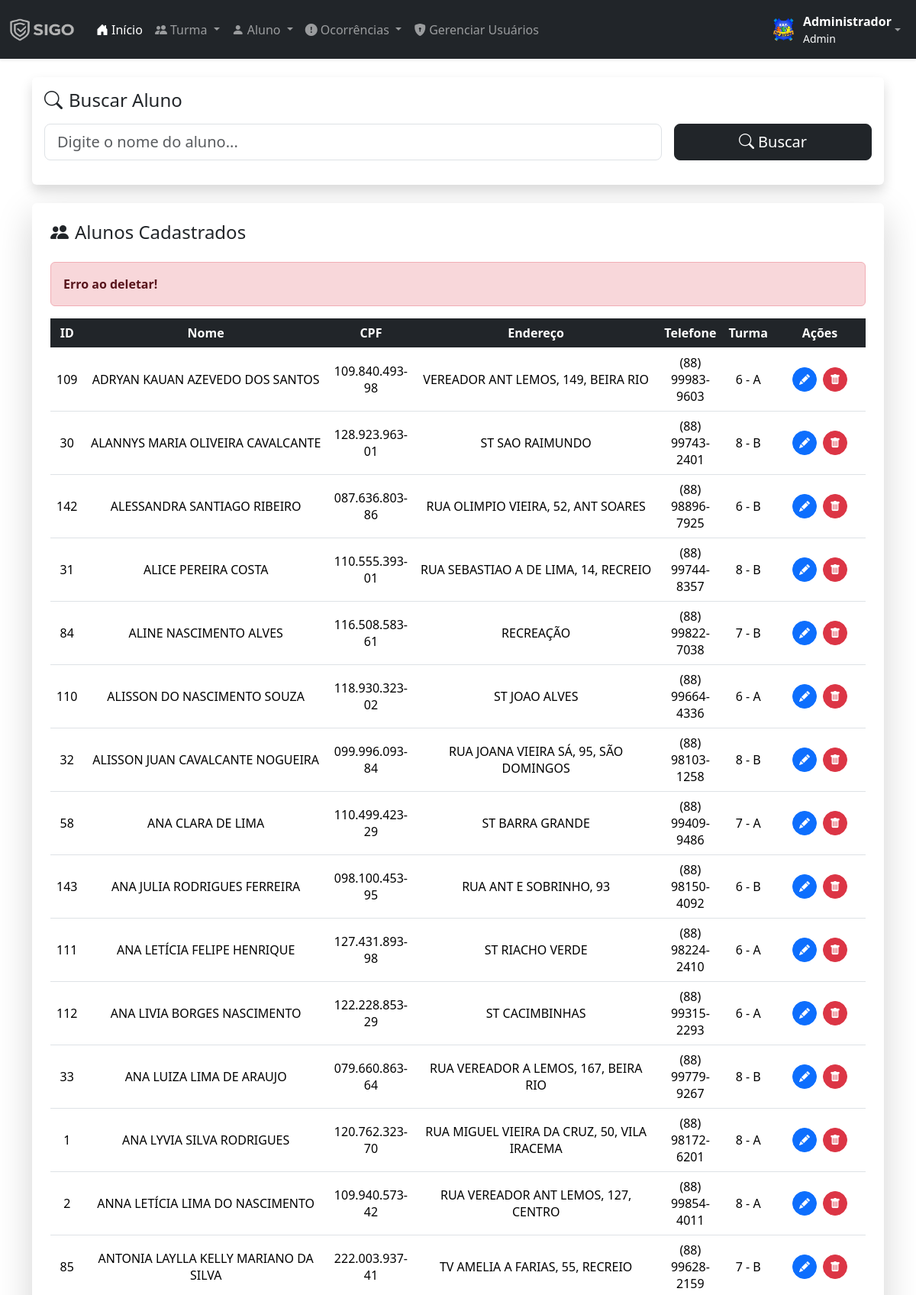
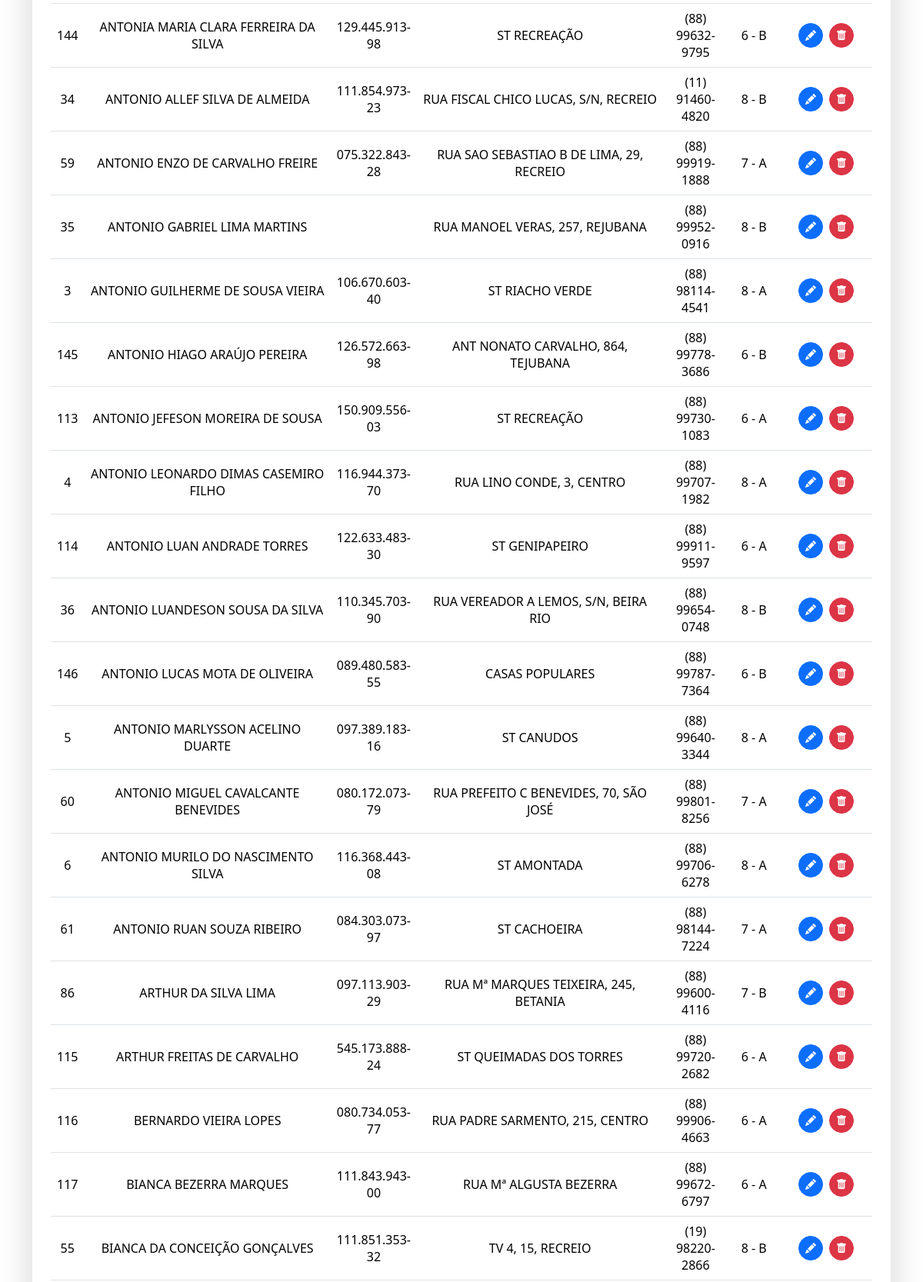
The app's page /listar-alunos.php?msg=erro (signed in, upper part) with its own data (2 pictures, top to bottom).
### tables this page shows
CREATE TABLE `alunos` (
  `id` int(11) NOT NULL,
  `nome` varchar(255) NOT NULL,
  `rg` varchar(30) NOT NULL,
  `cpf` varchar(20) NOT NULL,
  `endereco` varchar(255) NOT NULL,
  `tel` varchar(80) NOT NULL,
  `escolaridade` varchar(50) NOT NULL,
  `turma` int(11) NOT NULL
);

CREATE TABLE `turma` (
  `id` int(11) NOT NULL,
  `ano` int(11) NOT NULL,
  `turma` varchar(10) NOT NULL
);

### listar-alunos.php (the view, shortened to what this page needs)
<?php
require('includes/conexao.php');
$pagina = 'listar';
$turmaInfo = '';
$nomeBusca = '';
if(isset($_GET['id']) && isset($_GET['ano']) && isset($_GET['turma'])) {
    $pagina = 'turma';
    $idTurma = $_GET['id'];
    $anoTurma = $_GET['ano'];
    $turmaTurma = $_GET['turma'];
    $sql = "SELECT * FROM alunos WHERE turma = $idTurma ORDER BY nome ASC";
    $turmaInfo = "Turma: $anoTurma - $turmaTurma";
} elseif(isset($_GET['nomeBusca'])) {
    $pagina = 'nome';
    $nomeBusca = strtoupper($_GET['nomeBusca']);
    $sql = "SELECT * FROM alunos WHERE nome LIKE '$nomeBusca%' ORDER BY nome ASC";
} else {
    $sql = "SELECT * FROM alunos ORDER BY nome ASC";
}
include('layout/head.php');
include('layout/menu.php');
?>
<div class="container mt-4">
    <?php if($pagina == 'listar' || $pagina == 'nome'): ?>
    <div class="card shadow border-0 mb-4">
        <div class="card-body">
            <h4 class="mb-3"><i class="bi bi-search me-2"></i>Buscar Aluno</h4>
            <form action="aluno-nome.php" method="GET" class="row g-3">
                <div class="col-md-9">
                    <input type="text" name="nomeBusca" id="nomeBusca"
                           class="form-control form-control-lg"
                           placeholder="Digite o nome do aluno..." value="<?= htmlspecialchars($nomeBusca) ?>" />
                </div>
                <div class="col-md-3">
                    <button class="btn btn-dark btn-lg w-100"><i class="bi bi-search"></i> Buscar</button>
                </div>
            </form>
        </div>
    </div>
    <?php endif; ?>
    <div class="card shadow-lg border-0">
        <div class="card-body p-4">
            <?php if($turmaInfo): ?>
                <h4 class="mb-4"><i class="bi bi-people-fill me-2"></i><?= $turmaInfo ?></h4>
            <?php else: ?>
                <h4 class="mb-4"><i class="bi bi-people-fill me-2"></i>Alunos Cadastrados</h4>
            <?php endif; ?>
            <?php if(isset($_GET['msg'])): ?>
                <div class="alert alert-<?= $_GET['msg']=='sucesso' ? 'success' : 'danger' ?>">
                    <strong><?= $_GET['msg']=='sucesso' ? 'Deletado com sucesso!' : 'Erro ao deletar!' ?></strong>
                </div>
            <?php endif; ?>
            <div class="table-responsive">
                <table class="table table-hover align-middle text-center">
                    <thead class="table-dark">
                        <tr>
                            <th>ID</th>
                            <th style="width: 30%;">Nome</th>
                            <th>CPF</th>
                            <th style="width: 30%;">Endereço</th>
                            <th>Telefone</th>
                            <th>Turma</th>
                            <th style="width: 130px;">Ações</th>
                        </tr>
                    </thead>
                    <tbody>
                        <?php
                        $result = mysqli_query($conn, $sql);
                        while($al = mysqli_fetch_assoc($result)):
                            $turma_id = $al['turma'];
                            $turma_sql = mysqli_query($conn, "SELECT ano, turma FROM turma WHERE id = $turma_id");
                            $turma = mysqli_fetch_assoc($turma_sql);
                            $turma_final = $turma ? $turma['ano'] . " - " . $turma['turma'] : "<span class='text-danger fw-bold'>Não cadastrado</span>";
                        ?>
                        <tr>
                            <td><?= $al['id'] ?></td>
                            <td><?= $al['nome'] ?></td>
                            <td><?= $al['cpf'] ?></td>
                            <td><?= $al['endereco'] ?></td>
                            <td><?= $al['tel'] ?></td>
                            <td><?= $turma_final ?></td>
                            <td>
                                <div class="d-flex justify-content-center gap-2">
                                    <a href="editar-aluno.php?id=<?= $al['id'] ?>" class="btn btn-primary btn-sm rounded-circle p-2" title="Editar">
                                        <i class="bi bi-pencil-fill"></i>
                                    </a>
                                    <a href="acoes/deletar-aluno.php?id=<?= $al['id'] ?>"
                                       onclick="return confirm('Deseja realmente excluir este aluno?');"
                                       class="btn btn-danger btn-sm rounded-circle p-2" title="Deletar">
                                        <i class="bi bi-trash-fill"></i>
                                    </a>
                                </div>
                            </td>
                        </tr>
                        <?php endwhile; ?>
                    </tbody>
                </table>
            </div>
        </div>
    </div>
</div>

### records on screen
alunos: id "109", nome "ADRYAN KAUAN AZEVEDO DOS SANTOS", cpf "109.840.493-98", endereco "VEREADOR ANT LEMOS, 149, BEIRA RIO", tel "(88) 99983-9603", turma.ano "6", turma.turma "A"
alunos: id "30", nome "ALANNYS MARIA OLIVEIRA CAVALCANTE", cpf "128.923.963-01", endereco "ST SAO RAIMUNDO", tel "(88) 99743-2401", turma.ano "8", turma.turma "B"
alunos: id "142", nome "ALESSANDRA SANTIAGO RIBEIRO", cpf "087.636.803-86", endereco "RUA OLIMPIO VIEIRA, 52, ANT SOARES", tel "(88) 98896-7925", turma.ano "6", turma.turma "B"
alunos: id "31", nome "ALICE PEREIRA COSTA", cpf "110.555.393-01", endereco "RUA SEBASTIAO A DE LIMA, 14, RECREIO", tel "(88) 99744-8357", turma.ano "8", turma.turma "B"
alunos: id "84", nome "ALINE NASCIMENTO ALVES", cpf "116.508.583-61", endereco "RECREAÇÃO", tel "(88) 99822-7038", turma.ano "7", turma.turma "B"
alunos: id "110", nome "ALISSON DO NASCIMENTO SOUZA", cpf "118.930.323-02", endereco "ST JOAO ALVES", tel "(88) 99664-4336", turma.ano "6", turma.turma "A"
alunos: id "32", nome "ALISSON JUAN CAVALCANTE NOGUEIRA", cpf "099.996.093-84", endereco "RUA JOANA VIEIRA SÁ, 95, SÃO DOMINGOS", tel "(88) 98103-1258", turma.ano "8", turma.turma "B"
alunos: id "58", nome "ANA CLARA DE LIMA", cpf "110.499.423-29", endereco "ST BARRA GRANDE", tel "(88) 99409-9486", turma.ano "7", turma.turma "A"
alunos: id "143", nome "ANA JULIA RODRIGUES FERREIRA", cpf "098.100.453-95", endereco "RUA ANT E SOBRINHO, 93", tel "(88) 98150-4092", turma.ano "6", turma.turma "B"
alunos: id "111", nome "ANA LETÍCIA FELIPE HENRIQUE", cpf "127.431.893-98", endereco "ST RIACHO VERDE", tel "(88) 98224-2410", turma.ano "6", turma.turma "A"
alunos: id "112", nome "ANA LIVIA BORGES NASCIMENTO", cpf "122.228.853-29", endereco "ST CACIMBINHAS", tel "(88) 99315-2293", turma.ano "6", turma.turma "A"
alunos: id "33", nome "ANA LUIZA LIMA DE ARAUJO", cpf "079.660.863-64", endereco "RUA VEREADOR A LEMOS, 167, BEIRA RIO", tel "(88) 99779-9267", turma.ano "8", turma.turma "B"
alunos: id "1", nome "ANA LYVIA SILVA RODRIGUES", cpf "120.762.323-70", endereco "RUA MIGUEL VIEIRA DA CRUZ, 50, VILA IRACEMA", tel "(88) 98172-6201", turma.ano "8", turma.turma "A"
alunos: id "2", nome "ANNA LETÍCIA LIMA DO NASCIMENTO", cpf "109.940.573-42", endereco "RUA VEREADOR ANT LEMOS, 127, CENTRO", tel "(88) 99854-4011", turma.ano "8", turma.turma "A"
alunos: id "85", nome "ANTONIA LAYLLA KELLY MARIANO DA SILVA", cpf "222.003.937-41", endereco "TV AMELIA A FARIAS, 55, RECREIO", tel "(88) 99628-2159", turma.ano "7", turma.turma "B"
alunos: id "144", nome "ANTONIA MARIA CLARA FERREIRA DA SILVA", cpf "129.445.913-98", endereco "ST RECREAÇÃO", tel "(88) 99632-9795", turma.ano "6", turma.turma "B"
alunos: id "34", nome "ANTONIO ALLEF SILVA DE ALMEIDA", cpf "111.854.973-23", endereco "RUA FISCAL CHICO LUCAS, S/N, RECREIO", tel "(11) 91460-4820", turma.ano "8", turma.turma "B"
alunos: id "59", nome "ANTONIO ENZO DE CARVALHO FREIRE", cpf "075.322.843-28", endereco "RUA SAO SEBASTIAO B DE LIMA, 29, RECREIO", tel "(88) 99919-1888", turma.ano "7", turma.turma "A"
alunos: id "35", nome "ANTONIO GABRIEL LIMA MARTINS", endereco "RUA MANOEL VERAS, 257, REJUBANA", tel "(88) 99952-0916", turma.ano "8", turma.turma "B"
alunos: id "3", nome "ANTONIO GUILHERME DE SOUSA VIEIRA", cpf "106.670.603-40", endereco "ST RIACHO VERDE", tel "(88) 98114-4541", turma.ano "8", turma.turma "A"
alunos: id "145", nome "ANTONIO HIAGO ARAÚJO PEREIRA", cpf "126.572.663-98", endereco "ANT NONATO CARVALHO, 864, TEJUBANA", tel "(88) 99778-3686", turma.ano "6", turma.turma "B"
alunos: id "113", nome "ANTONIO JEFESON MOREIRA DE SOUSA", cpf "150.909.556-03", endereco "ST RECREAÇÃO", tel "(88) 99730-1083", turma.ano "6", turma.turma "A"
alunos: id "4", nome "ANTONIO LEONARDO DIMAS CASEMIRO FILHO", cpf "116.944.373-70", endereco "RUA LINO CONDE, 3, CENTRO", tel "(88) 99707-1982", turma.ano "8", turma.turma "A"
alunos: id "114", nome "ANTONIO LUAN ANDRADE TORRES", cpf "122.633.483-30", endereco "ST GENIPAPEIRO", tel "(88) 99911-9597", turma.ano "6", turma.turma "A"
alunos: id "36", nome "ANTONIO LUANDESON SOUSA DA SILVA", cpf "110.345.703-90", endereco "RUA VEREADOR A LEMOS, S/N, BEIRA RIO", tel "(88) 99654-0748", turma.ano "8", turma.turma "B"
alunos: id "146", nome "ANTONIO LUCAS MOTA DE OLIVEIRA", cpf "089.480.583-55", endereco "CASAS POPULARES", tel "(88) 99787-7364", turma.ano "6", turma.turma "B"
alunos: id "5", nome "ANTONIO MARLYSSON ACELINO DUARTE", cpf "097.389.183-16", endereco "ST CANUDOS", tel "(88) 99640-3344", turma.ano "8", turma.turma "A"
alunos: id "60", nome "ANTONIO MIGUEL CAVALCANTE BENEVIDES", cpf "080.172.073-79", endereco "RUA PREFEITO C BENEVIDES, 70, SÃO JOSÉ", tel "(88) 99801-8256", turma.ano "7", turma.turma "A"
alunos: id "6", nome "ANTONIO MURILO DO NASCIMENTO SILVA", cpf "116.368.443-08", endereco "ST AMONTADA", tel "(88) 99706-6278", turma.ano "8", turma.turma "A"
alunos: id "61", nome "ANTONIO RUAN SOUZA RIBEIRO", cpf "084.303.073-97", endereco "ST CACHOEIRA", tel "(88) 98144-7224", turma.ano "7", turma.turma "A"
alunos: id "86", nome "ARTHUR DA SILVA LIMA", cpf "097.113.903-29", endereco "RUA Mª MARQUES TEIXEIRA, 245, BETANIA", tel "(88) 99600-4116", turma.ano "7", turma.turma "B"
alunos: id "115", nome "ARTHUR FREITAS DE CARVALHO", cpf "545.173.888-24", endereco "ST QUEIMADAS DOS TORRES", tel "(88) 99720-2682", turma.ano "6", turma.turma "A"
alunos: id "116", nome "BERNARDO VIEIRA LOPES", cpf "080.734.053-77", endereco "RUA PADRE SARMENTO, 215, CENTRO", tel "(88) 99906-4663", turma.ano "6", turma.turma "A"
alunos: id "117", nome "BIANCA BEZERRA MARQUES", cpf "111.843.943-00", endereco "RUA Mª ALGUSTA BEZERRA", tel "(88) 99672-6797", turma.ano "6", turma.turma "A"
alunos: id "55", nome "BIANCA DA CONCEIÇÃO GONÇALVES", cpf "111.851.353-32", endereco "TV 4, 15, RECREIO", tel "(19) 98220-2866", turma.ano "8", turma.turma "B"

### other values on screen
$usuarioNome "Administrador"
$usuarioNivel "Admin"
